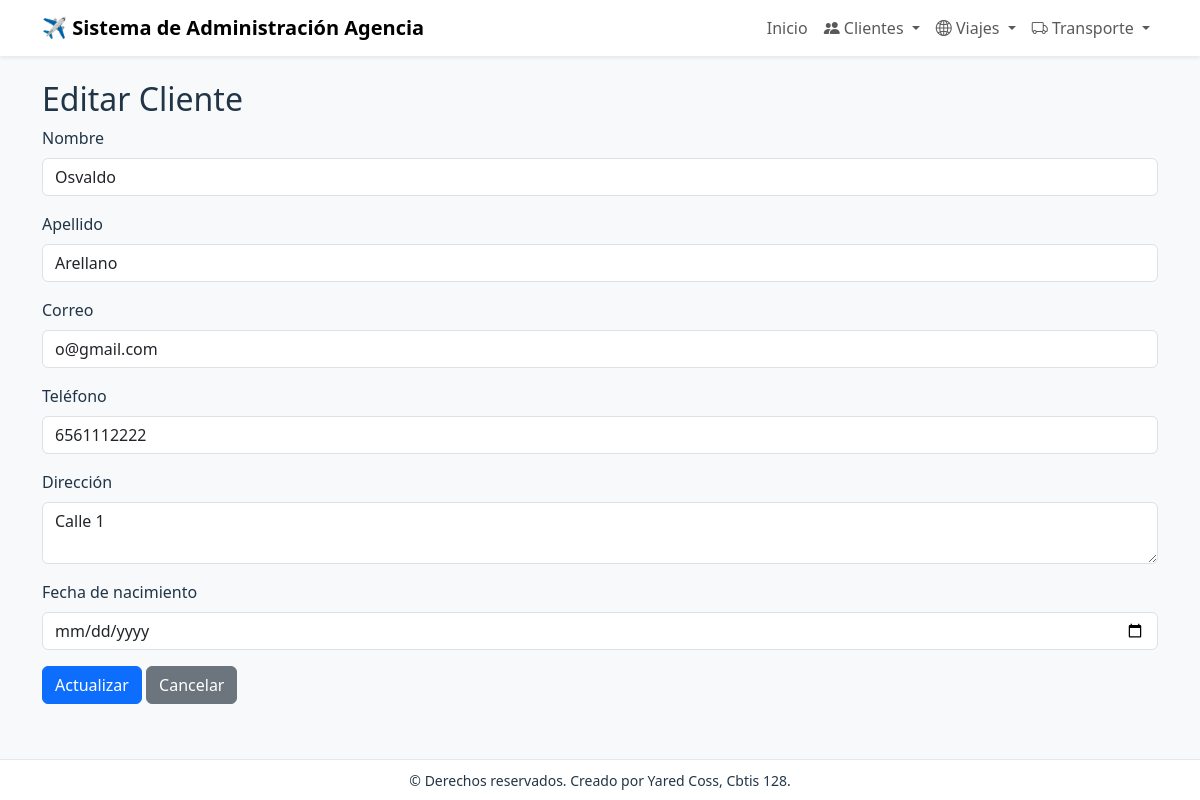
Page /clientes/editar/1/ on the committed database.
### app_clientes/models.py (models this page shows, shortened)
class Cliente(models.Model):
    nombre = models.CharField(max_length=100)
    apellido = models.CharField(max_length=100)
    correo = models.EmailField(max_length=254, blank=True, null=True)
    telefono = models.CharField(max_length=30, blank=True, null=True)
    direccion = models.TextField(blank=True, null=True)
    fecha_nacimiento = models.DateField(blank=True, null=True)

### app_clientes/views.py (the view)
# urls.py: path('clientes/editar/<int:cliente_id>/', views.actualizar_clientes, name='actualizar_clientes'),
def actualizar_clientes(request, cliente_id):
    cliente = get_object_or_404(Cliente, id=cliente_id)
    return render(request, 'clientes/actualizar_clientes.html', {'cliente': cliente})

### app_clientes/templates/clientes/actualizar_clientes.html (shortened to what this page needs)
{% extends 'base.html' %}
{% block content %}
<h2>Editar Cliente</h2>
<form method="post" action="{% url 'realizar_actualizacion_clientes' cliente.id %}">
  <div class="mb-3">
    <label class="form-label">Nombre</label>
    <input type="text" name="nombre" value="{{ cliente.nombre }}" class="form-control" required>
  </div>
  <div class="mb-3">
    <label class="form-label">Apellido</label>
    <input type="text" name="apellido" value="{{ cliente.apellido }}" class="form-control" required>
  </div>
  <div class="mb-3">
    <label class="form-label">Correo</label>
    <input type="email" name="correo" value="{{ cliente.correo }}" class="form-control">
  </div>
  <div class="mb-3">
    <label class="form-label">Teléfono</label>
    <input type="text" name="telefono" value="{{ cliente.telefono }}" class="form-control">
  </div>
  <div class="mb-3">
    <label class="form-label">Dirección</label>
    <textarea name="direccion" class="form-control">{{ cliente.direccion }}</textarea>
  </div>
  <div class="mb-3">
    <label class="form-label">Fecha de nacimiento</label>
    <input type="date" name="fecha_nacimiento" value="{{ cliente.fecha_nacimiento }}" class="form-control">
  </div>
  <button class="btn btn-primary">Actualizar</button>
  <a href="{% url 'ver_clientes' %}" class="btn btn-secondary">Cancelar</a>
</form>
{% endblock %}

### app_clientes/templates/base.html (style rules this page uses)
body { background: #f7f9fb; color: #213547; }

### rows in the picture
Cliente: nombre "Osvaldo", apellido "Arellano", correo "o@gmail.com", telefono "6561112222", direccion "Calle 1"
